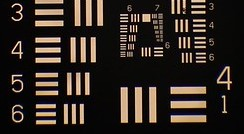
%> input picture Simulated Data (Trial)/Undistorted Images from Internet/1.jpg, 244 x 134 px
$ octave blurGroundMatch.m   (GNU Octave 9; MATLAB toolbox functions it lacks are replaced by stand-ins)
%> lines starting %> are read from the running program, lines starting %| are printed output that depends on the picture
% [21 lines of commented-out code are left out]
pathtest = "C:\Users\kanga\Documents\MATLAB\project\TEMP";
test = imread(strcat(pathtest, "\1.jpg"));
%> test is the input picture: size 134x244x3 uint8; mean R, G, B 47.8, 39.3, 34
ground = imread("C:\Users\kanga\Documents\MATLAB\project\defocusML\Data\Raw Data from BAM\ground 1\DSC_0001.jpg");
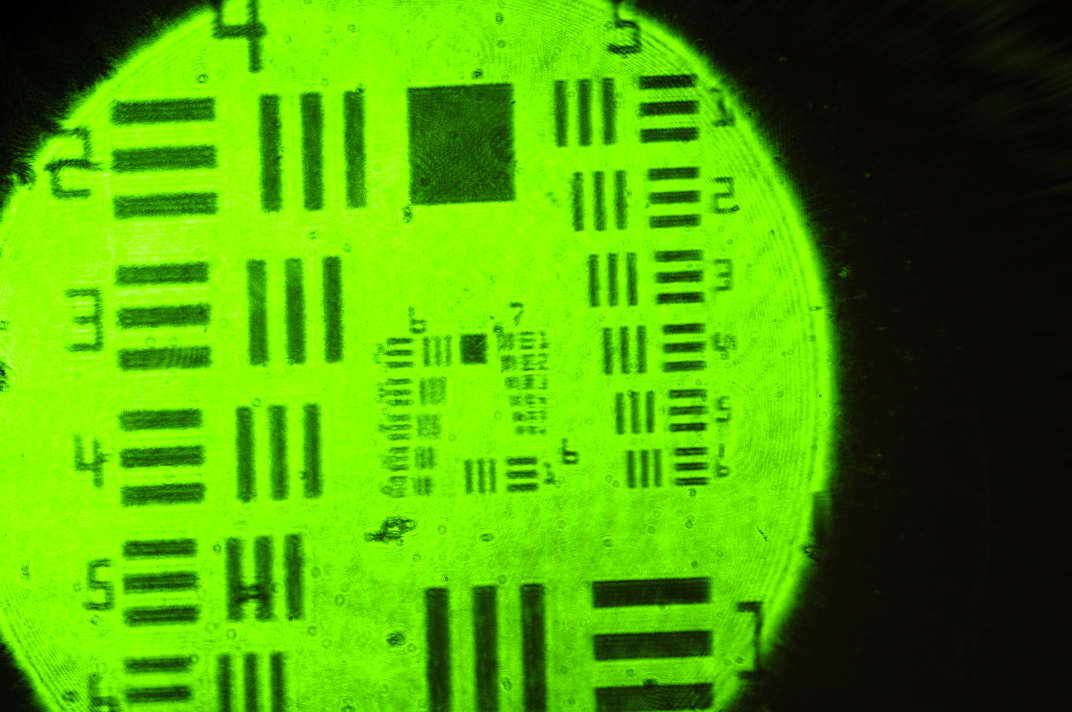
%> input picture ground 1/DSC_0001.jpg, 2144 x 1424 px (shown at 1/2 size)
%> ground is the input picture: size 1424x2144x3 uint8; mean R, G, B 77.9, 158.2, 1.7
ground=imrotate(ground,90);
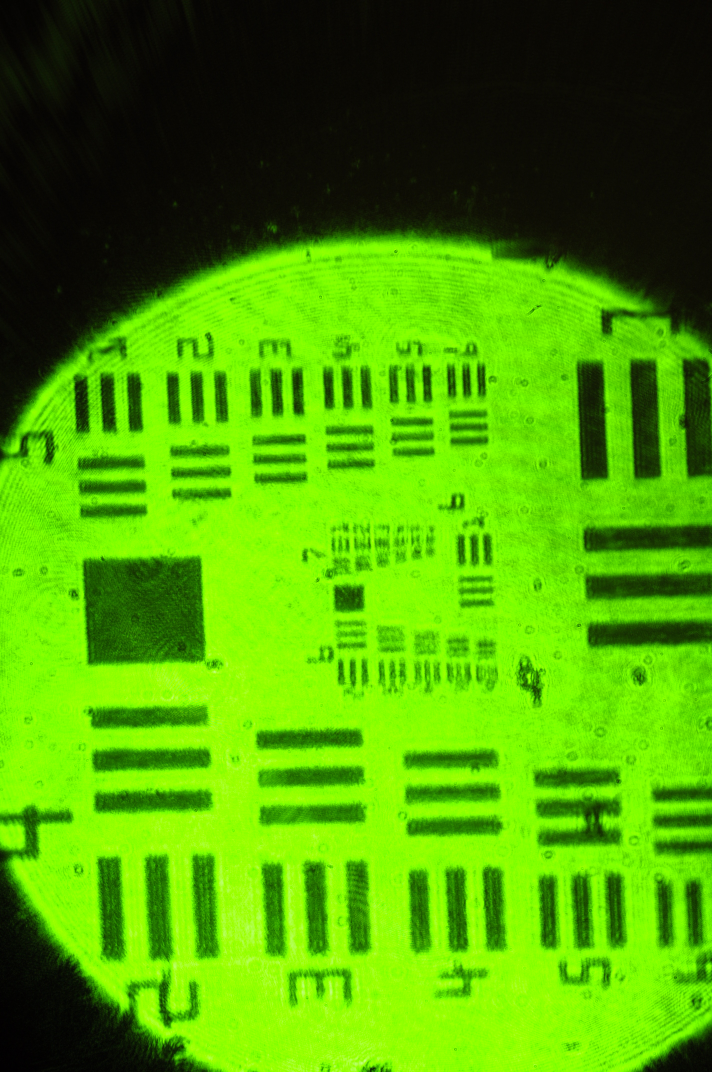
%> ground: size 2144x1424x3 uint8 (shown at 1/2 size); mean R, G, B 77.9, 158.2, 1.7; mean of the top-left, top-right, bottom-left and bottom-right quarters 51.6, 54.3, 103.1, 108
degree = -4.9315;

imshow(ground)
impixelinfo
%> (the run ends here)
